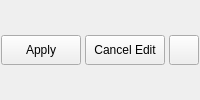
                             <widget class="QWidget" name="page_15">
                              <layout class="QHBoxLayout" name="horizontalLayout_3">
                               <property name="spacing">
                                <number>3</number>
                               </property>
                               <property name="leftMargin">
                                <number>0</number>
                               </property>
                               <property name="topMargin">
                                <number>0</number>
                               </property>
                               <property name="rightMargin">
                                <number>0</number>
                               </property>
                               <property name="bottomMargin">
                                <number>0</number>
                               </property>
                               <item>
                                <widget class="QPushButton" name="endEditBtn_2">
                                 <property name="minimumSize">
                                  <size>
                                   <width>80</width>
                                   <height>30</height>
                                  </size>
                                 </property>
                                 <property name="maximumSize">
                                  <size>
                                   <width>80</width>
                                   <height>30</height>
                                  </size>
                                 </property>
                                 <property name="text">
                                  <string>Apply</string>
                                 </property>
                                </widget>
                               </item>
                               <item>
                                <widget class="QPushButton" name="cancelEditBtn_2">
                                 <property name="minimumSize">
                                  <size>
                                   <width>80</width>
                                   <height>30</height>
                                  </size>
                                 </property>
                                 <property name="maximumSize">
                                  <size>
                                   <width>80</width>
                                   <height>30</height>
                                  </size>
                                 </property>
                                 <property name="text">
                                  <string>Cancel Edit</string>
                                 </property>
                                </widget>
                               </item>
                               <item>
                                <widget class="QPushButton" name="addSubContainerBtn_2">
                                 <property name="minimumSize">
                                  <size>
                                   <width>30</width>
                                   <height>30</height>
                                  </size>
                                 </property>
                                 <property name="maximumSize">
                                  <size>
                                   <width>30</width>
                                   <height>30</height>
                                  </size>
                                 </property>
                                 <property name="text">
                                  <string/>
                                 </property>
                                 <property name="icon">
                                  <iconset resource="resources_rc.qrc">
                                   <normaloff>:/icon/icons/folder-plus.svg</normaloff>:/icon/icons/folder-plus.svg</iconset>
                                 </property>
                                 <property name="iconSize">
                                  <size>
                                   <width>24</width>
                                   <height>24</height>
                                  </size>
                                 </property>
                                </widget>
                               </item>
                              </layout>
                             </widget>
